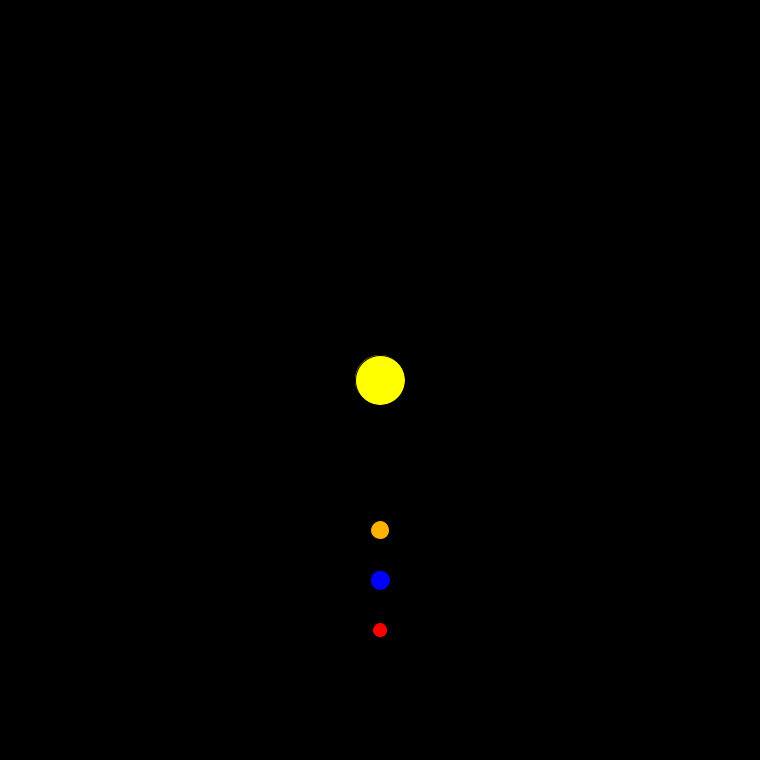
Frame 1 (no input)
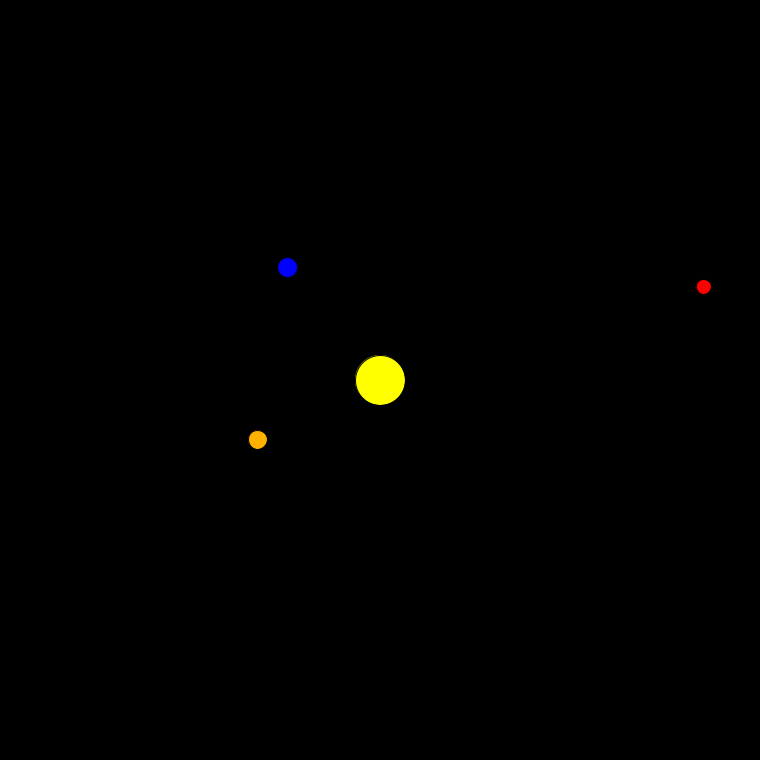
Frame 60 (the mouse pressed at the canvas centre just before this capture)
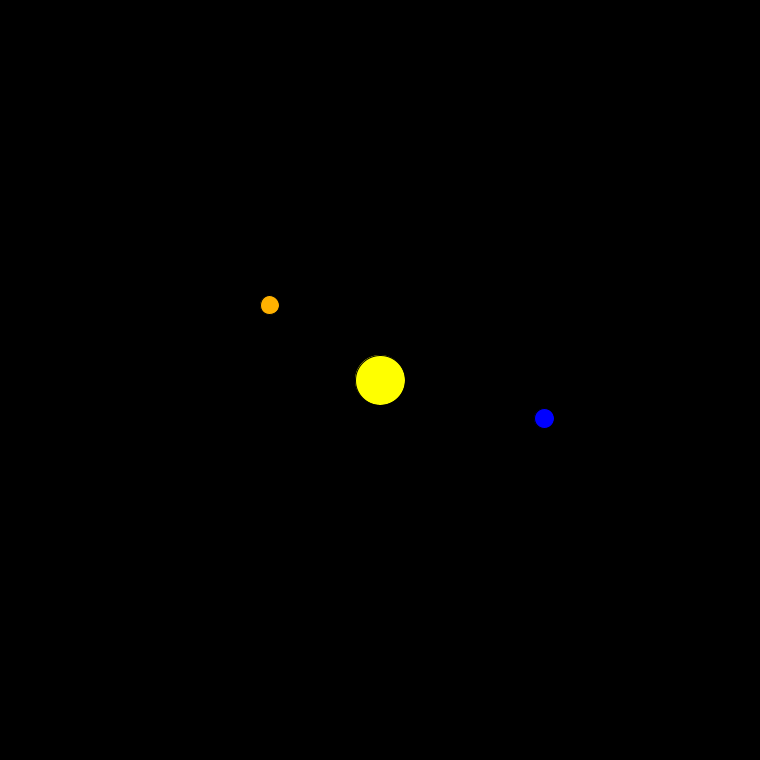
Frame 120 (the mouse held since frame 60 and released just before this capture)

The Processing sketch that drew these frames (run headless with seeded random() and noise(); from frame 60 on, the mouse is pressed at the canvas centre):

// Processing sketch: processing_103700
// ── processing_103700.pde

//Copyright 2013
//D. John Kirby

Ball Earth;
Ball Mars;
Ball Venus;

void setup()
{
 size(760,760);
 translate( width/2, height/2);
 background(0);
 Earth  = new Ball(0.0,200.0,9.0,0.0,color(0,0,255),20);
 Mars  = new Ball(0.0,250.0,10.0,0.0,color(255,0,0),15);
 Venus = new Ball(0.0,150.0,11.0,0.0,color(255,177,0),19);

// Earth.display();
}

void draw()
{
 background(0);
 translate( width/2, height/2);
 fill(255,255,0);
 ellipse(0,0,50,50);
 Earth.display();
 Mars.display();
 Venus.display();
 Earth.move(); 
 Mars.move();
 Venus.move();
}

class Ball
{
 float xpos;
 float ypos;
 float xvel;
 float yvel; 
 float rad;
 float fric;
 float gravy = 20000;
 color col;

 Ball(float xin, float yin, float xvin, float yvin, color col, int rad)
 {
  xpos = xin;
  ypos = yin;
  xvel = xvin;
  yvel = yvin; 
  this.rad = rad;
  this.col = col;
 }
 
 void display()
 {
  fill(col);
  ellipse(xpos,ypos,rad,rad); 
 }
 
 void move()
 {
   float gravityFelt = gravy/pow(dist(xpos,ypos,0,0),3);
   xpos = xpos + xvel;
   ypos = ypos + yvel;
   xvel = xvel - gravityFelt*xpos;
   yvel = yvel - gravityFelt*ypos;
 }
}
